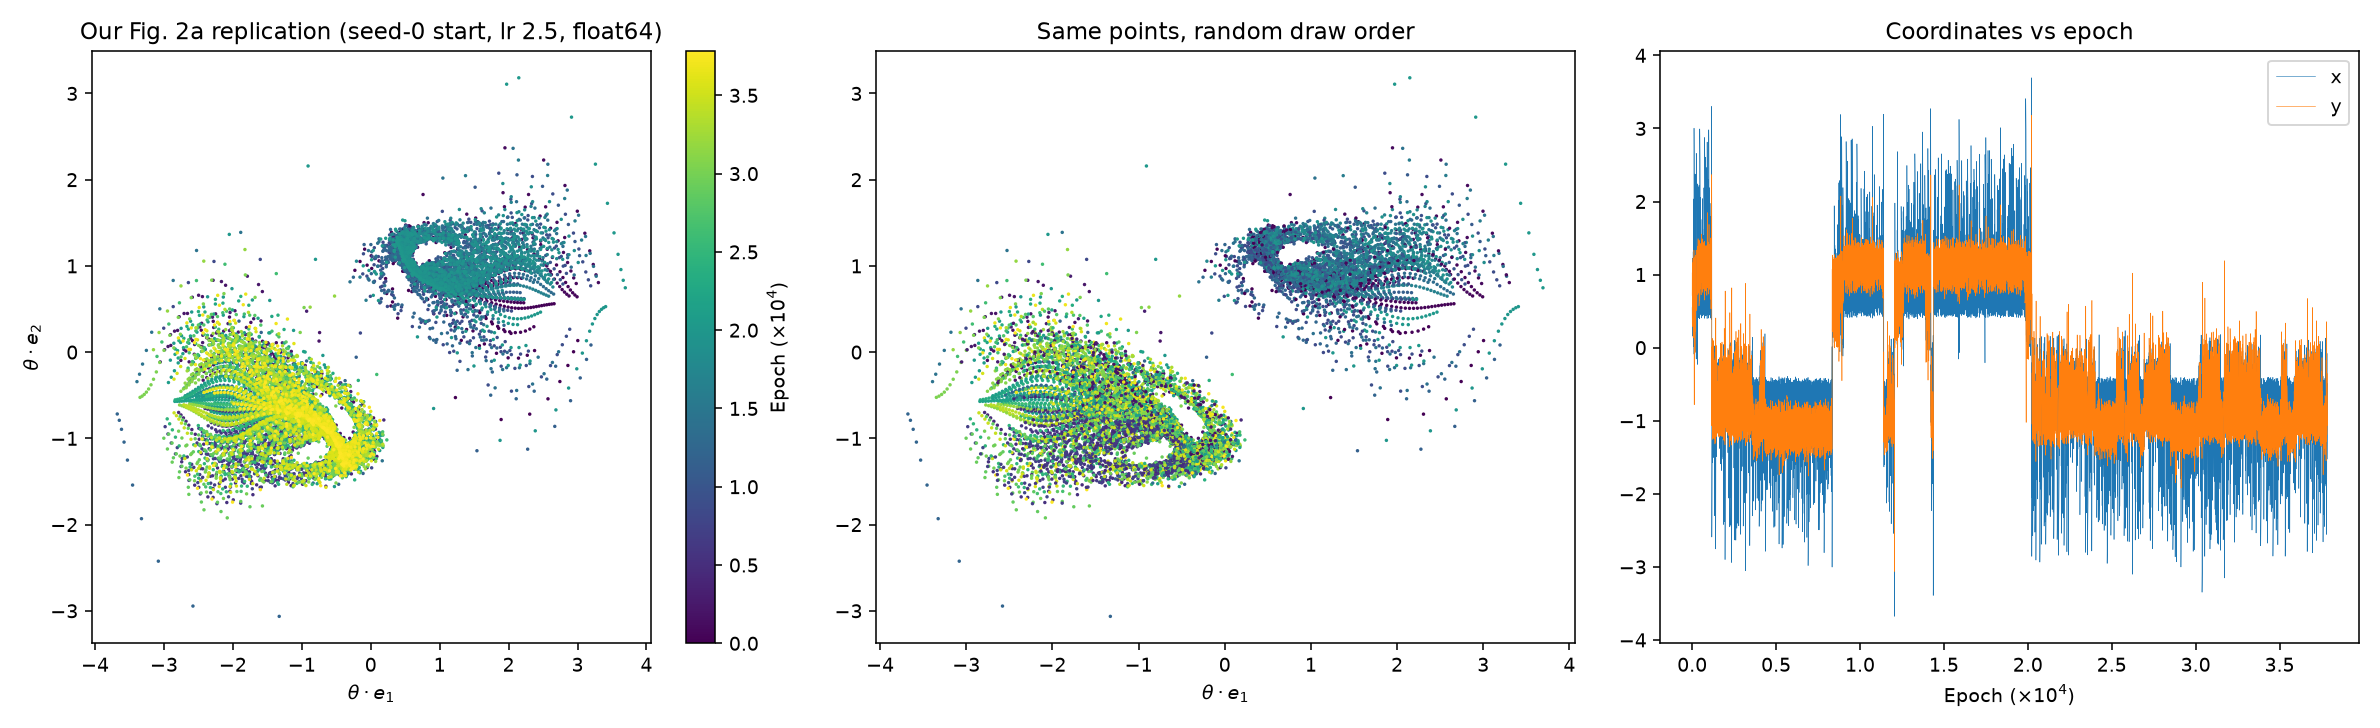

The script that saved this image:
"""Experiment 1: reproduce Fig. 2a (chaotic attractor in P+) of Ly & Gong, arXiv 2510.05606.
numpy float64. Step 0 checks the hand gradient against torch float64 autograd."""
import os
import numpy as np
import torch
import matplotlib
matplotlib.use("Agg")
import matplotlib.pyplot as plt

HERE = os.path.dirname(os.path.abspath(__file__))
d = np.load(os.path.join(HERE, "reference", "mnn_dataset.npz"))
X, Y = d["X"], d["Y"]
e1 = np.array([1, 1, 0, 0]) / np.sqrt(2)
e2 = np.array([0, 0, 1, 1]) / np.sqrt(2)
LR = 2.5


def grad(theta):
    w1, w2 = theta[:2], theta[2:]
    h = np.tanh(np.sqrt(2) * X * w1)
    r = 0.5 * (h * w2).sum(1, keepdims=True) - Y
    g2 = (2 * r * 0.5 * h).mean(0)
    g1 = (2 * r * 0.5 * w2 * (1 - h**2) * np.sqrt(2) * X).mean(0)
    return np.concatenate([g1, g2])


def loss_t(th):
    Xt, Yt = torch.tensor(X), torch.tensor(Y)
    h = torch.tanh(np.sqrt(2) * Xt * th[:2])
    return ((0.5 * (h * th[2:]).sum(1, keepdim=True) - Yt) ** 2).mean()


# --- Step 0: gradient check against autograd on 200 random points (on and off P+)
rng = np.random.default_rng(1)
maxerr = 0.0
for _ in range(200):
    th = rng.normal(size=4) * 1.5
    t = torch.tensor(th, dtype=torch.float64, requires_grad=True)
    loss_t(t).backward()
    maxerr = max(maxerr, np.abs(t.grad.numpy() - grad(th)).max())
print(f"[gradient check] max |hand - autograd| over 200 points = {maxerr:.2e}")
assert maxerr < 1e-12, "gradient mismatch"

# --- Step 1-4: trajectory
np.random.seed(0)
a, b = np.random.rand(), np.random.rand()
theta = a * e1 + b * e2
T = 100_000
traj = np.empty((T + 1, 4)); traj[0] = theta
div = None
for i in range(T):
    theta = theta - LR * grad(theta)
    traj[i + 1] = theta
    if not np.isfinite(theta).all() or np.abs(theta).max() > 1e6:
        div = i + 1; traj = traj[:i + 1]; break
np.save(os.path.join(HERE, "fig2a_trajectory.npy"), traj)
print("start", np.round(traj[0], 4), "diverged at step:", div, " total iterates:", len(traj))
print("P+ check max|w1_1-w1_2|:", np.abs(traj[:, 0] - traj[:, 1]).max(),
      " max|w2_1-w2_2|:", np.abs(traj[:, 2] - traj[:, 3]).max())

# --- Step 5-6: drop last 6000, every second iterate
keep = traj[:len(traj) - 6000][::2]
ep = np.arange(0, len(traj) - 6000)[::2]
xk, yk = keep @ e1, keep @ e2
print(f"plotted points: {len(keep)}  x range [{xk.min():.2f}, {xk.max():.2f}]  y range [{yk.min():.2f}, {yk.max():.2f}]")

# --- Two-cluster question: do early and late dots separate?
third = len(keep) // 3
for name, s in [("early third", slice(0, third)), ("middle third", slice(third, 2 * third)), ("late third", slice(2 * third, None))]:
    print(f"{name:13s} mean(x,y)=({xk[s].mean():+.2f},{yk[s].mean():+.2f})  x[{xk[s].min():.2f},{xk[s].max():.2f}] y[{yk[s].min():.2f},{yk[s].max():.2f}]")
sign_frac = (xk > 0).mean()
print(f"fraction of plotted points with x>0: {sign_frac:.3f}")
# transitions between left (x<0) and right (x>0) halves
sg = np.sign(xk)
print("x sign flips between consecutive plotted points:", int((sg[1:] != sg[:-1]).sum()))
# is early/late separable by sign of x? (correlation of epoch with x)
print(f"corr(epoch, x)={np.corrcoef(ep, xk)[0,1]:+.3f}  corr(epoch, y)={np.corrcoef(ep, yk)[0,1]:+.3f}")

# --- figure
fig, axs = plt.subplots(1, 3, figsize=(17, 5.2))
sc = axs[0].scatter(xk, yk, c=ep / 1e4, s=0.6, cmap="viridis")
axs[0].set_title("Our Fig. 2a replication (seed-0 start, lr 2.5, float64)")
axs[0].set_xlabel(r"$\theta\cdot e_1$"); axs[0].set_ylabel(r"$\theta\cdot e_2$")
plt.colorbar(sc, ax=axs[0], label=r"Epoch ($\times10^4$)")
# same, shuffled draw order so late dots don't hide early ones
o = np.random.default_rng(0).permutation(len(xk))
axs[1].scatter(xk[o], yk[o], c=ep[o] / 1e4, s=0.6, cmap="viridis")
axs[1].set_title("Same points, random draw order"); axs[1].set_xlabel(r"$\theta\cdot e_1$")
axs[2].plot(ep / 1e4, xk, lw=0.3, label="x"); axs[2].plot(ep / 1e4, yk, lw=0.3, label="y")
axs[2].set_title("Coordinates vs epoch"); axs[2].set_xlabel(r"Epoch ($\times10^4$)"); axs[2].legend()
plt.tight_layout()
plt.savefig(os.path.join(HERE, "fig2a_replication.png"), dpi=140)
print("saved fig2a_replication.png")

# --- Optional: Lyapunov exponents (QR method), first 1e4 steps, torch float64 Hessian
N = 10_000
Q = np.eye(4)  # basis order: e1,e2,e3,e4 -> use columns as given below
Q = np.stack([e1, e2, np.array([1, -1, 0, 0]) / np.sqrt(2), np.array([0, 0, 1, -1]) / np.sqrt(2)], 1)
logs = np.zeros(4)
for i in range(N):
    t = torch.tensor(traj[i], dtype=torch.float64)
    H = torch.autograd.functional.hessian(loss_t, t).numpy()
    J = np.eye(4) - LR * H
    Q, R = np.linalg.qr(J @ Q)
    logs += np.log(np.abs(np.diag(R)))
lam = logs / N
print("Lyapunov (first 1e4 steps) lambda1..4 =", np.round(lam, 4), " paper: 0.1564 0.0256 -0.0645 -0.2047")
